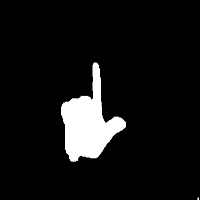
#> input picture data/02_l/61.jpg, 200 x 200 px; its folder holds only this picture in this run
$ python -i MyFuncs.py   (imports and definitions only)
#> lines starting #> are read from the running program, lines starting #| are printed output that depends on the picture; after the words box and inside, x2 and y2 are one past the last pixel; in counts of white or black regions, pixels touching at a corner belong together
#> further down, picture is the input picture: shape (200, 200, 3); min 0, max 255, mean 18.9
import cv2 as cv
import numpy as np
from os import listdir
#肤色提取
def skinMask(img):
    skinCrCbHist = np.zeros((256,256), dtype= np.uint8)
    cv.ellipse(skinCrCbHist, (113,155),(23,25), 43, 0, 360, (255,255,255), -1) #绘制椭圆弧线
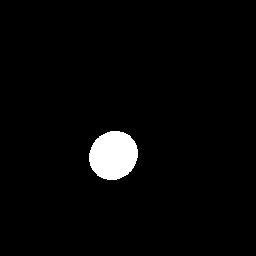
#> skinCrCbHist: shape (256, 256); 2.9% white; 1 white region, box (x1, y1, x2, y2) and area: (89, 131, 138, 180) 1878
    YCrCb = cv.cvtColor(img, cv.COLOR_BGR2YCR_CB) #转换至YCrCb空间
#> YCrCb: shape (200, 200, 3); mean of channels 0, 1, 2 18.9, 128, 128
    (y,Cr,Cb) = cv.split(YCrCb) #拆分出Y,Cr,Cb值
#> Cr: shape (200, 200); every value is 128
    skin = np.zeros(Cr.shape, dtype = np.uint8) #掩膜
    (x,y) = Cr.shape
#> x = 200; y = 200
    for i in range(0, x):
        for j in range(0, y):
            if skinCrCbHist [Cr[i][j], Cb[i][j]] > 0: #若不在椭圆区间中
                skin[i][j] = 255
#> skin: shape (200, 200); every value is 0
    res = cv.bitwise_and(img,img, mask = skin)
#> res: shape (200, 200, 3); every value is 0
    return res

#帧处理
def DealImage(Image):
    #噪声处理部分
    blur=cv.medianBlur(Image,3)
    blur=cv.GaussianBlur(blur,(3,3),1)
    #cv.imshow('Noisy_dealing',blur)
    #肤色提取
    skin=skinMask(blur)
    #cv.imshow('skin',skin)
    #形态学处理,开操作
    kernel=cv.getStructuringElement(cv.MORPH_RECT,(10,10))
    open=cv.morphologyEx(skin,cv.MORPH_OPEN,kernel)
    erode=cv.morphologyEx(open,cv.MORPH_ERODE,cv.getStructuringElement(cv.MORPH_RECT,(4,4)))
    #cv.imshow('OPEN',erode)

    #图像灰度化二值化
    gray=cv.cvtColor(erode,cv.COLOR_BGR2GRAY)
    kernel3 = np.array([
        [-1, -1, -1, -1, -1],
        [-1, 2, 2, 2, -1],
        [-1, 2, 8, 2, -1],
        [-1, 2, 2, 2, -1],
        [-1, -1, -1, -1, -1]]) / 8.0
    great3 = cv.filter2D(gray, -1, kernel3)
    #cv.imshow('锐化3', great3) #锐化处理后，仅仅作为测试使用
    _, binary = cv.threshold(great3, 0, 255, cv.THRESH_BINARY)
    #cv.imshow('二值化', binary)

    #绘制轮廓
    ret_np = np.ones(binary.shape, np.uint8)  # 创建黑色幕布
    #找轮廓
    #try...except...的原因：万一检测不到边界，也不会因为保存抛出xx异常
    try:
        contours=cv.findContours(binary,cv.RETR_EXTERNAL,cv.CHAIN_APPROX_NONE)
#> contours = 0 contours
        contour = contours[0]
#> contour = []
        contour = sorted(contour, key=cv.contourArea, reverse=True)
        contour_array = contour[0][:, 0, :]  # 注意这里只保留区域面积最大的轮廓点坐标
        #这里其实就是排除干扰区域，只留下手的轮廓，但是这样做万一其他肤色区域比手大就会出错
        #因此，这部分还有待优化
        ret = cv.drawContours(ret_np, contour[0], -1, (255, 255, 255), 1)  # 绘制白色轮廓
    except:
        ret=ret_np
    return binary,ret
#计算傅里叶算子
# [55 lines left out: functions FourierDesciptor, truncate_descriptor, LoadData, not called in this run]

>>> import cv2
>>> picture = cv2.imread('data/02_l/61.jpg')
>>> result = DealImage(picture)
